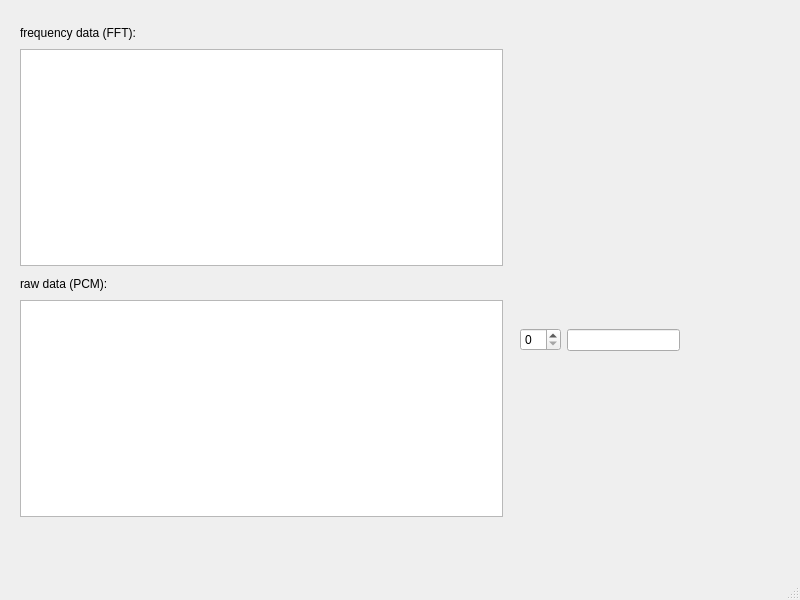
<?xml version="1.0" encoding="UTF-8"?>
<ui version="4.0">
 <class>MainWindow</class>
 <widget class="QMainWindow" name="MainWindow">
  <property name="geometry">
   <rect>
    <x>0</x>
    <y>0</y>
    <width>800</width>
    <height>600</height>
   </rect>
  </property>
  <property name="windowTitle">
   <string>MainWindow</string>
  </property>
  <widget class="QWidget" name="centralwidget">
   <widget class="QWidget" name="horizontalLayoutWidget">
    <property name="geometry">
     <rect>
      <x>520</x>
      <y>300</y>
      <width>160</width>
      <height>80</height>
     </rect>
    </property>
    <layout class="QHBoxLayout" name="horizontalLayout">
     <item>
      <widget class="QSpinBox" name="spinBox"/>
     </item>
     <item>
      <widget class="QLineEdit" name="lineEdit"/>
     </item>
    </layout>
   </widget>
   <widget class="PlotWidget" name="grFFT">
    <property name="geometry">
     <rect>
      <x>20</x>
      <y>49</y>
      <width>483</width>
      <height>217</height>
     </rect>
    </property>
   </widget>
   <widget class="QLabel" name="label_2">
    <property name="geometry">
     <rect>
      <x>20</x>
      <y>276</y>
      <width>483</width>
      <height>16</height>
     </rect>
    </property>
    <property name="text">
     <string>raw data (PCM):</string>
    </property>
   </widget>
   <widget class="QLabel" name="label">
    <property name="geometry">
     <rect>
      <x>20</x>
      <y>25</y>
      <width>483</width>
      <height>16</height>
     </rect>
    </property>
    <property name="text">
     <string>frequency data (FFT):</string>
    </property>
   </widget>
   <widget class="PlotWidget" name="grPCM">
    <property name="geometry">
     <rect>
      <x>20</x>
      <y>300</y>
      <width>483</width>
      <height>217</height>
     </rect>
    </property>
    <property name="maximumSize">
     <size>
      <width>16777215</width>
      <height>217</height>
     </size>
    </property>
   </widget>
  </widget>
  <widget class="QMenuBar" name="menubar">
   <property name="geometry">
    <rect>
     <x>0</x>
     <y>0</y>
     <width>800</width>
     <height>24</height>
    </rect>
   </property>
  </widget>
  <widget class="QStatusBar" name="statusbar"/>
 </widget>
 <customwidgets>
  <customwidget>
   <class>PlotWidget</class>
   <extends>QGraphicsView</extends>
   <header>pyqtgraph</header>
  </customwidget>
 </customwidgets>
 <resources/>
 <connections/>
</ui>
